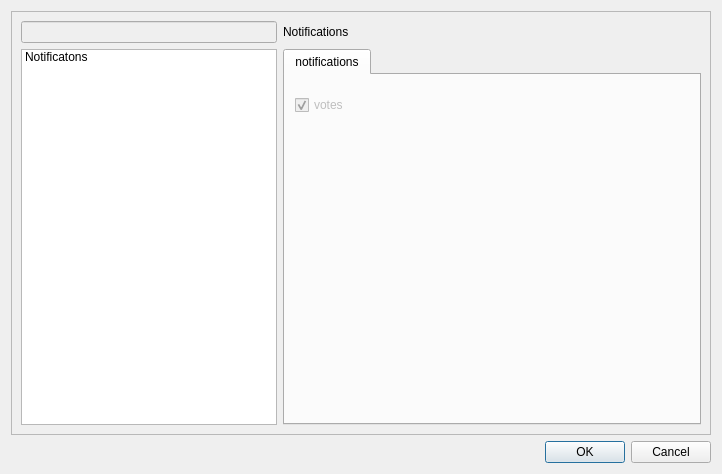
<?xml version="1.0" encoding="UTF-8"?>
<ui version="4.0">
 <class>Options</class>
 <widget class="QDialog" name="Options">
  <property name="geometry">
   <rect>
    <x>0</x>
    <y>0</y>
    <width>722</width>
    <height>474</height>
   </rect>
  </property>
  <property name="windowTitle">
   <string>Dialog</string>
  </property>
  <layout class="QGridLayout" name="gridLayout">
   <item row="0" column="0">
    <widget class="QFrame" name="frame">
     <property name="frameShape">
      <enum>QFrame::StyledPanel</enum>
     </property>
     <property name="frameShadow">
      <enum>QFrame::Raised</enum>
     </property>
     <layout class="QGridLayout" name="gridLayout_2">
      <item row="0" column="0">
       <widget class="QLineEdit" name="filterLineEdit">
        <property name="enabled">
         <bool>false</bool>
        </property>
        <property name="sizePolicy">
         <sizepolicy hsizetype="Minimum" vsizetype="Fixed">
          <horstretch>0</horstretch>
          <verstretch>0</verstretch>
         </sizepolicy>
        </property>
        <property name="statusTip">
         <string/>
        </property>
        <property name="whatsThis">
         <string/>
        </property>
        <property name="text">
         <string/>
        </property>
       </widget>
      </item>
      <item row="0" column="1">
       <widget class="QLabel" name="label">
        <property name="text">
         <string>Notifications</string>
        </property>
       </widget>
      </item>
      <item row="1" column="0">
       <widget class="QListWidget" name="listWidget">
        <property name="sizePolicy">
         <sizepolicy hsizetype="Minimum" vsizetype="Expanding">
          <horstretch>0</horstretch>
          <verstretch>0</verstretch>
         </sizepolicy>
        </property>
        <item>
         <property name="text">
          <string>Notificatons</string>
         </property>
        </item>
       </widget>
      </item>
      <item row="1" column="1">
       <widget class="QTabWidget" name="tabWidget">
        <property name="currentIndex">
         <number>0</number>
        </property>
        <widget class="QWidget" name="notificationsTab">
         <attribute name="title">
          <string>notifications</string>
         </attribute>
         <widget class="QCheckBox" name="notifyVoteCheckBox">
          <property name="enabled">
           <bool>false</bool>
          </property>
          <property name="geometry">
           <rect>
            <x>10</x>
            <y>20</y>
            <width>81</width>
            <height>20</height>
           </rect>
          </property>
          <property name="text">
           <string>votes</string>
          </property>
          <property name="checked">
           <bool>true</bool>
          </property>
         </widget>
        </widget>
       </widget>
      </item>
     </layout>
    </widget>
   </item>
   <item row="1" column="0">
    <widget class="QDialogButtonBox" name="buttonBox">
     <property name="orientation">
      <enum>Qt::Horizontal</enum>
     </property>
     <property name="standardButtons">
      <set>QDialogButtonBox::Cancel|QDialogButtonBox::Ok</set>
     </property>
    </widget>
   </item>
  </layout>
 </widget>
 <resources/>
 <connections>
  <connection>
   <sender>buttonBox</sender>
   <signal>accepted()</signal>
   <receiver>Options</receiver>
   <slot>accept()</slot>
   <hints>
    <hint type="sourcelabel">
     <x>248</x>
     <y>254</y>
    </hint>
    <hint type="destinationlabel">
     <x>157</x>
     <y>274</y>
    </hint>
   </hints>
  </connection>
  <connection>
   <sender>buttonBox</sender>
   <signal>rejected()</signal>
   <receiver>Options</receiver>
   <slot>reject()</slot>
   <hints>
    <hint type="sourcelabel">
     <x>316</x>
     <y>260</y>
    </hint>
    <hint type="destinationlabel">
     <x>286</x>
     <y>274</y>
    </hint>
   </hints>
  </connection>
 </connections>
</ui>
